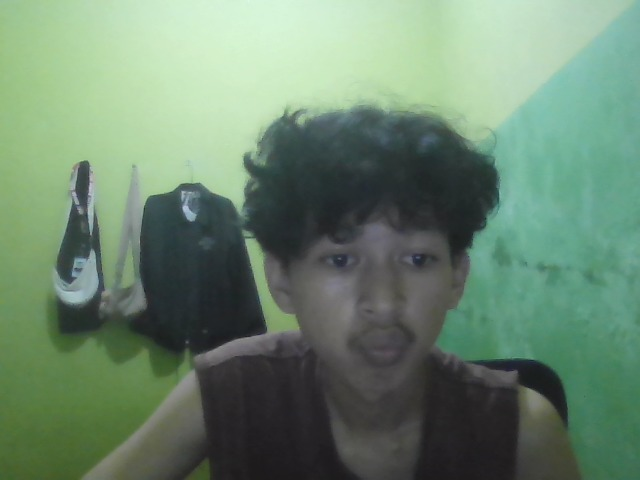
#> input picture uploads/04e35f631757468992a0f557c7e1a80c.jpeg, 640 x 480 px
$ python -i studicase.py   (imports and definitions only)
#> lines starting #> are read from the running program, lines starting #| are printed output that depends on the picture
#> further down, picture is the input picture: shape (480, 640, 3); mean B, G, R 111, 133.4, 107.4
import cv2
import numpy as np


def apply_vintage_grunge(image):
    # Mengubah ukuran gambar menjadi 600x400
    image = cv2.resize(image, (600, 400))
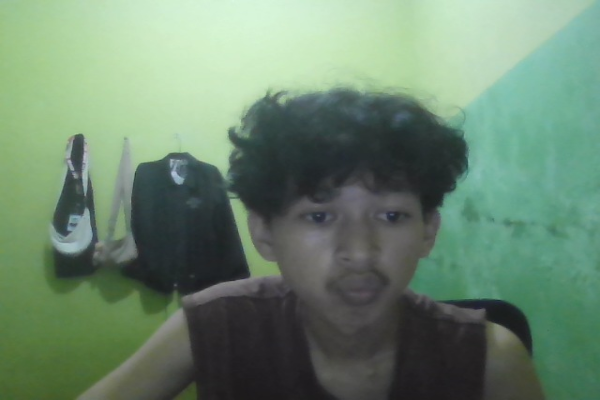
#> image: shape (400, 600, 3); mean of channels 0, 1, 2 110.9, 133.4, 107.3; drawn as B, G, R

    # 1. Terapkan filter sepia yang lebih kuat dengan tone orange/coklat
    # Sepia filter yang lebih warm dengan emphasis pada orange
    sepia_filter = np.array([[0.272, 0.534, 0.131],  # Blue channel - lebih sedikit
                             [0.349, 0.686, 0.168],  # Green channel
                             [0.393, 0.769, 0.189]]) # Red channel - lebih banyak
    sepia = cv2.transform(image, sepia_filter)
    sepia = np.clip(sepia, 0, 255).astype(np.uint8)

    # 2. Tambahkan warm overlay untuk meningkatkan tone orange
    warm_overlay = np.full_like(sepia, [20, 80, 120], dtype=np.uint8)  # BGR: lebih banyak red/yellow
    warm_sepia = cv2.addWeighted(sepia, 0.8, warm_overlay, 0.2, 0)
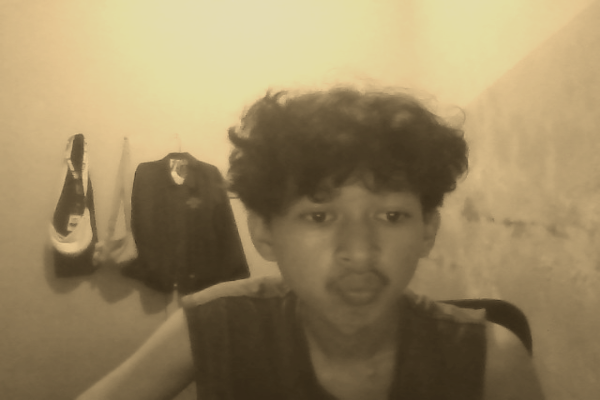
#> warm_sepia: shape (400, 600, 3); mean of channels 0, 1, 2 96.4, 133.7, 152.2; drawn as B, G, R

    # 3. Kurangi kontras dan terapkan blur ringan
    blur = cv2.GaussianBlur(warm_sepia, (3, 3), 0)
    faded = cv2.addWeighted(warm_sepia, 0.6, blur, 0.4, 0)

    # 4. Terapkan efek noise (grain) yang lebih vintage
    noise = np.random.normal(0, 15, faded.shape).astype(np.int16)
    noisy = np.clip(faded.astype(np.int16) + noise, 0, 255).astype(np.uint8)

    # 5. Tambahkan efek vignetting yang lebih dramatic
    rows, cols = noisy.shape[:2]
#> rows = 400; cols = 600
    center_x, center_y = cols // 2, rows // 2
#> center_x = 300; center_y = 200

    # Membuat masker vignetting dengan vectorized operation (lebih efisien)
    Y, X = np.ogrid[:rows, :cols]
#> Y = 400 values from 0 to 399
    dist_from_center = np.sqrt((X - center_x)**2 + (Y - center_y)**2)
    max_dist = np.sqrt(center_x**2 + center_y**2)
#> max_dist = 360.6

    # Vignetting yang lebih smooth dan dramatic
    vignette_mask = 1 - (dist_from_center / max_dist) * 0.7
    vignette_mask = np.clip(vignette_mask, 0.3, 1.0)  # Minimum brightness 30%

    # Apply vignetting ke setiap channel
    vignette = noisy.astype(np.float32)
    for i in range(3):
        vignette[:, :, i] *= vignette_mask
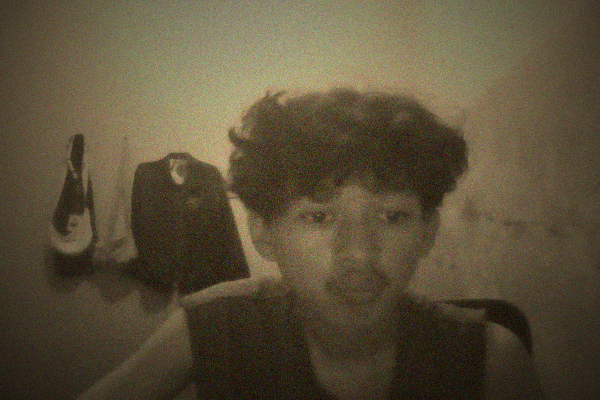
#> vignette: shape (400, 600, 3) float32; mean of channels 0, 1, 2 58, 80.6, 91.8; drawn as B, G, R
    vignette = np.clip(vignette, 0, 255).astype(np.uint8)

    # 6. Terapkan color grading vintage yang kuat - kurangi blue, tingkatkan red/yellow
    # Split channels untuk manipulasi individual
    b, g, r = cv2.split(vignette.astype(np.float32))

    # Kurangi blue channel secara signifikan
    b = b * 0.4

    # Tingkatkan red dan green untuk warm tone
    r = r * 1.4
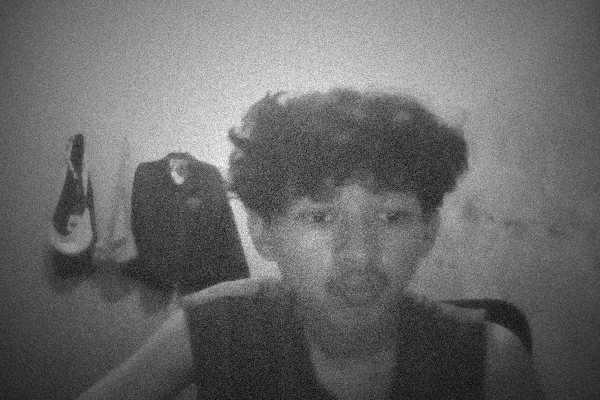
#> r: shape (400, 600) float32; min 0, max 305.2, mean 127.8; drawn with min black and max white
    g = g * 1.1

    # Merge kembali
    vintage_image = cv2.merge([b, g, r])
    vintage_image = np.clip(vintage_image, 0, 255).astype(np.uint8)
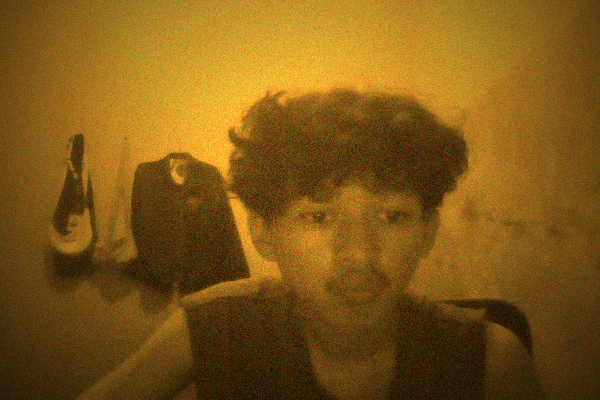
#> vintage_image: shape (400, 600, 3); mean B, G, R 22.6, 87.7, 127.3

    # 7. Tambahkan vintage color cast yang lebih kuat
    # Overlay warna orange/amber
    amber_overlay = np.full_like(vintage_image, [10, 60, 100], dtype=np.uint8)  # Amber color
    vintage_cast = cv2.addWeighted(vintage_image, 0.85, amber_overlay, 0.15, 0)

    # 8. Adjust exposure dan kontras untuk look vintage yang authentic
    # Sedikit overexpose untuk vintage look
    exposure_adjusted = cv2.convertScaleAbs(vintage_cast, alpha=1.1, beta=5)

    # Final contrast adjustment yang lebih soft
    final_result = cv2.convertScaleAbs(exposure_adjusted, alpha=1.2, beta=-15)
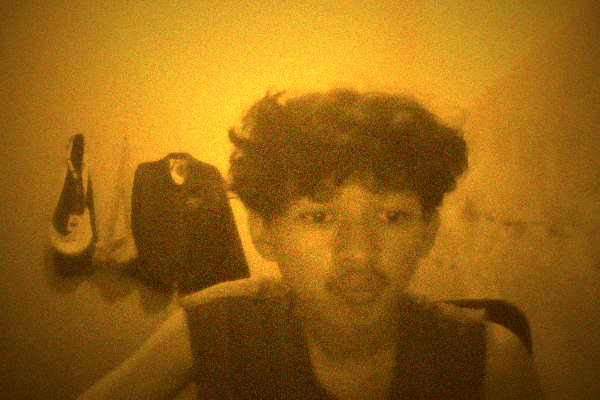
#> final_result: shape (400, 600, 3); mean B, G, R 18.6, 101.3, 152.4

    # 9. Tambahkan sedikit desaturasi untuk vintage feel
    hsv = cv2.cvtColor(final_result, cv2.COLOR_BGR2HSV)
#> hsv: shape (400, 600, 3); mean H, S, V 18.5, 227.1, 152.5
    hsv[:, :, 1] = hsv[:, :, 1] * 0.7  # Kurangi saturasi
#> hsv: shape (400, 600, 3); mean H, S, V 18.5, 158.5, 152.5
    final_vintage = cv2.cvtColor(hsv, cv2.COLOR_HSV2BGR)
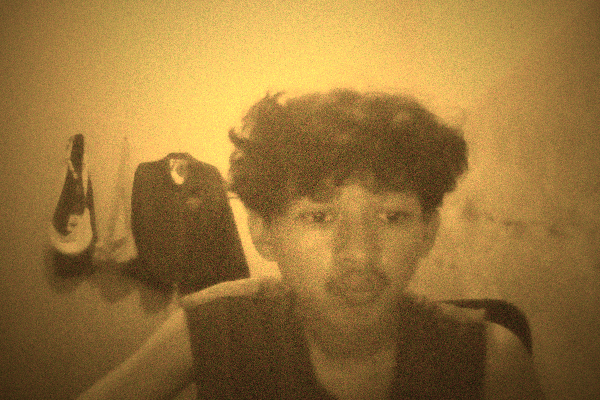
#> final_vintage: shape (400, 600, 3); mean B, G, R 58.5, 116.3, 152.4

    return final_vintage

>>> import cv2
>>> picture = cv2.imread('uploads/04e35f631757468992a0f557c7e1a80c.jpeg')
>>> result = apply_vintage_grunge(picture)

$ run again, on uploads/f95ed09a5d2c459aa7524c819a5c1756.jpeg
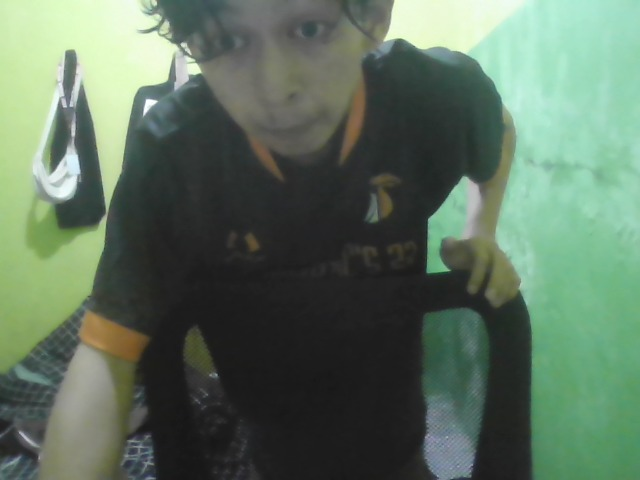
#> input picture uploads/f95ed09a5d2c459aa7524c819a5c1756.jpeg, 640 x 480 px
#> picture is the input picture: shape (480, 640, 3); mean B, G, R 95.6, 113.5, 93.9
#> after the loop in apply_vintage_grunge, `for i in range(3):`:
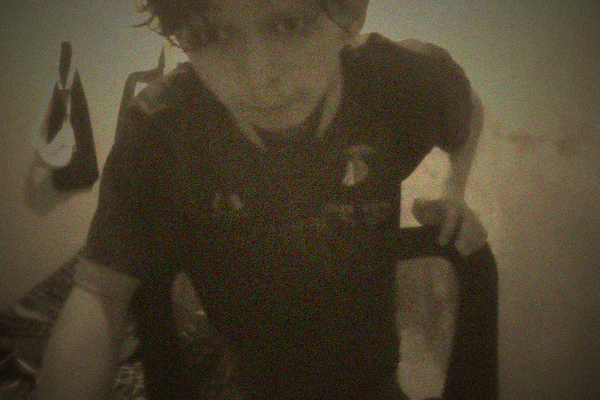
#> vignette: shape (400, 600, 3) float32; mean of channels 0, 1, 2 46.9, 66.1, 76.3; drawn as B, G, R
#> in apply_vintage_grunge, `final_vintage = cv2.cvtColor(hsv, cv2.COLOR_HSV2BGR)`:
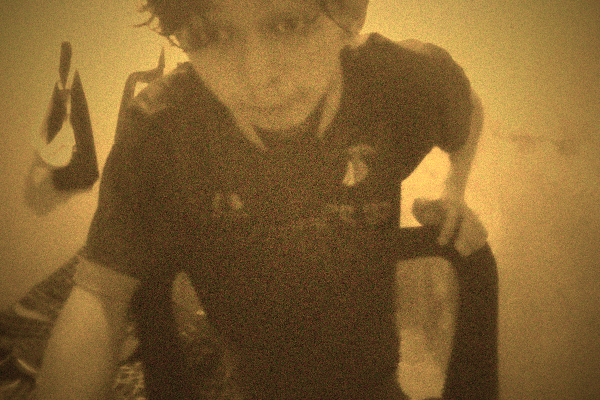
#> final_vintage: shape (400, 600, 3); mean B, G, R 48.5, 96.8, 129.3

$ run again, on uploads/DSC07375.JPG
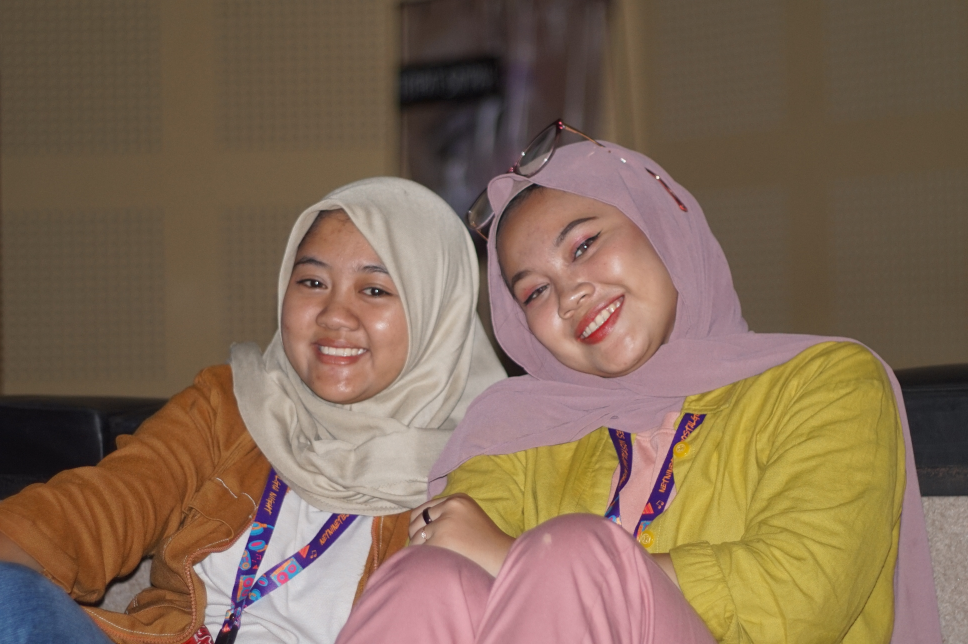
#> input picture uploads/DSC07375.JPG, 3872 x 2576 px (shown at 1/4 size)
#> picture is the input picture: shape (2576, 3872, 3); mean B, G, R 85.9, 105.7, 129
#> after the loop in apply_vintage_grunge, `for i in range(3):`:
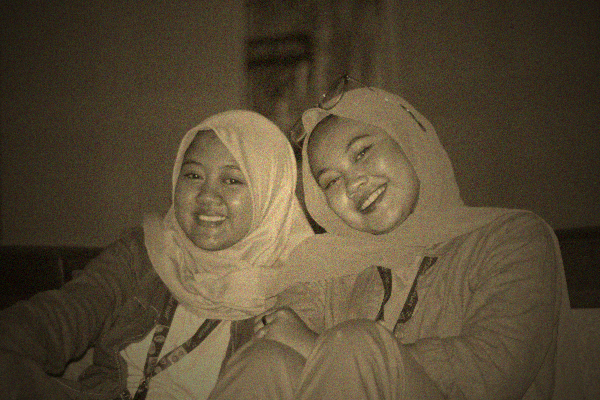
#> vignette: shape (400, 600, 3) float32; mean of channels 0, 1, 2 52.7, 74.4, 87.2; drawn as B, G, R
#> in apply_vintage_grunge, `final_vintage = cv2.cvtColor(hsv, cv2.COLOR_HSV2BGR)`:
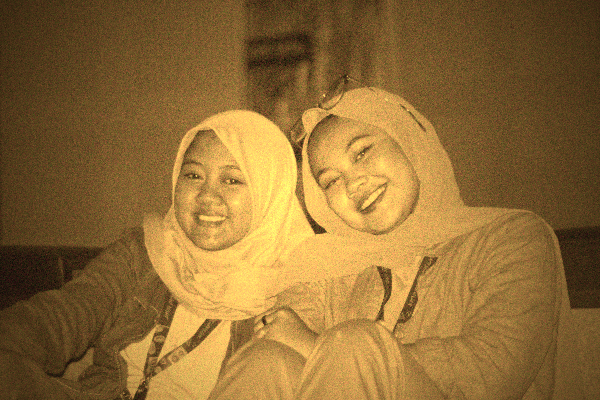
#> final_vintage: shape (400, 600, 3); mean B, G, R 54.3, 108.3, 144

$ run again, on uploads/gunung-sumbing-2.jpg.1920x1440_q95_crop.jpg
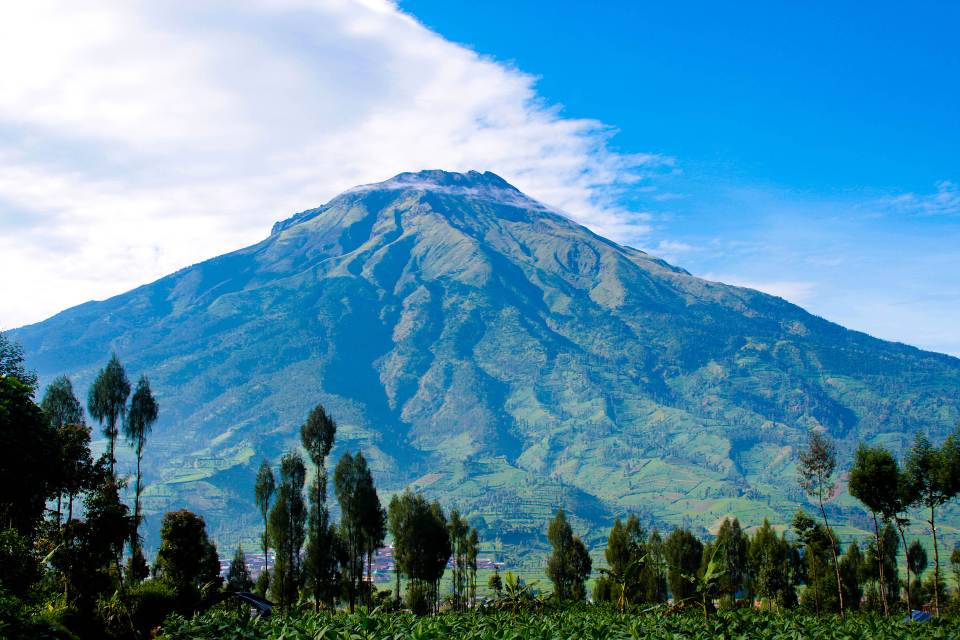
#> input picture uploads/gunung-sumbing-2.jpg.1920x1440_q95_crop.jpg, 1920 x 1280 px (shown at 1/2 size)
#> picture is the input picture: shape (1280, 1920, 3); mean B, G, R 168.8, 141, 86
#> in apply_vintage_grunge, `final_vintage = cv2.cvtColor(hsv, cv2.COLOR_HSV2BGR)`:
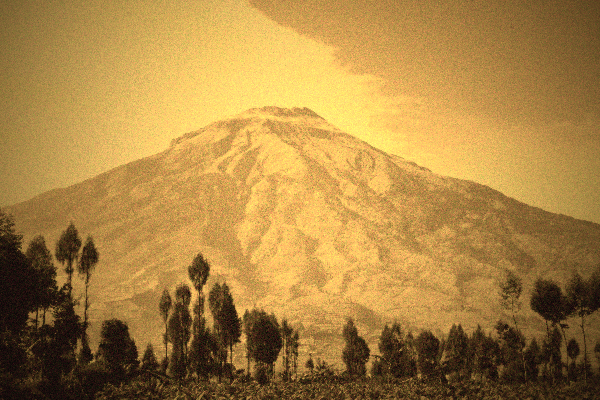
#> final_vintage: shape (400, 600, 3); mean B, G, R 68, 131.8, 170.2
